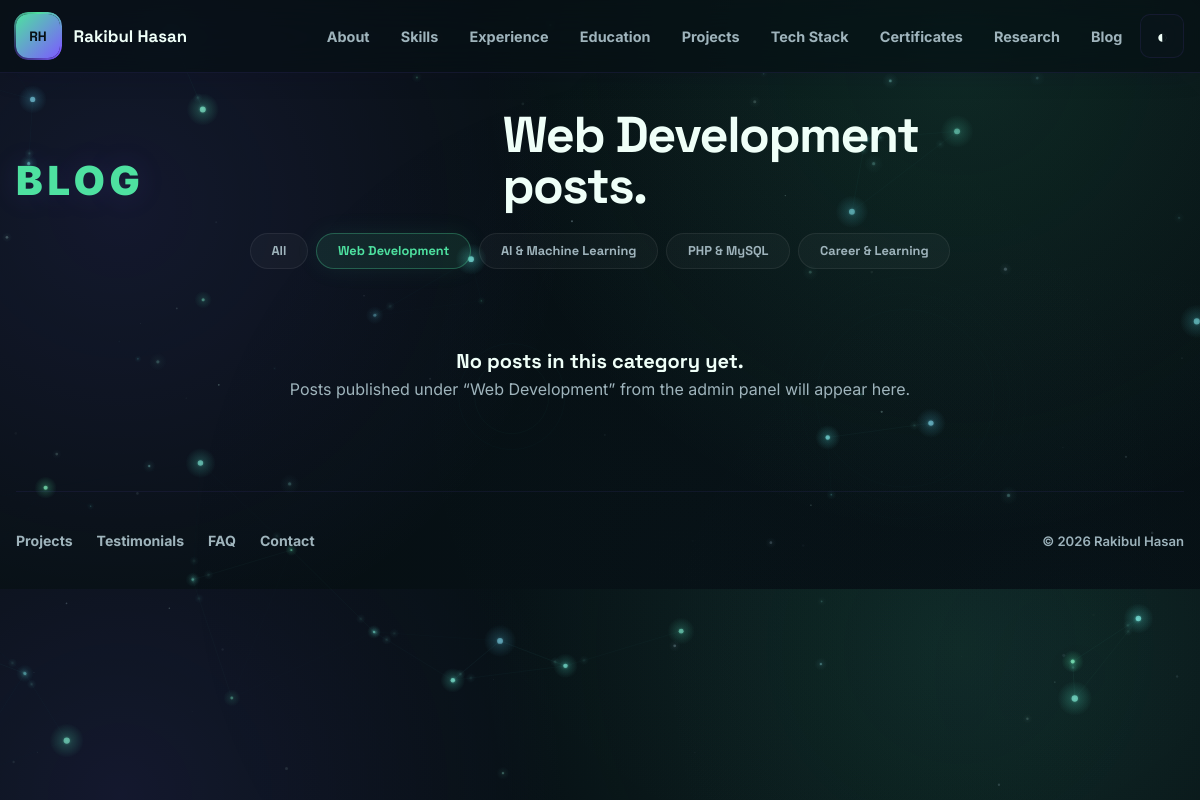
/blog?category=web-development, run on the app's committed database.
### tables this page shows
CREATE TABLE IF NOT EXISTS blog_categories (
  id BIGINT UNSIGNED AUTO_INCREMENT PRIMARY KEY,
  name VARCHAR(120) NOT NULL,
  slug VARCHAR(160) NOT NULL UNIQUE,
  display_order INT NOT NULL DEFAULT 0,
  is_visible TINYINT(1) NOT NULL DEFAULT 1,
  created_at TIMESTAMP DEFAULT CURRENT_TIMESTAMP,
  updated_at TIMESTAMP DEFAULT CURRENT_TIMESTAMP ON UPDATE CURRENT_TIMESTAMP,
  INDEX idx_blog_categories_order (display_order)
);

### app/Core/View.php (called while the page is built, shortened)
<?php
final class View
{
    public static function render(string $template, array $data = [], ?string $layout = null): string
    {
        $views = App::get('base_path') . '/app/Views/';
        $file = $views . $template . '.php';
        extract($data, EXTR_SKIP);
        require $file;
        return ob_get_clean();
    }
}

### app/helpers.php (called while the page is built, shortened)
<?php
function app(string $key): mixed
{
    return App::get($key);
}
function view(string $template, array $data = [], ?string $layout = 'layouts/public'): string
{
    return \App\Core\View::render($template, $data, $layout);
}
function e(mixed $value): string
{
    return htmlspecialchars((string) $value, ENT_QUOTES | ENT_SUBSTITUTE, 'UTF-8');
}
function url(string $path = ''): string
{
    $base = rtrim((string) (app('config')['app_url'] ?? ''), '/');
    return $base . '/' . ltrim($path, '/');
}
function setting(array $settings, string $key, mixed $default = ''): mixed
{
    return $settings[$key] ?? $default;
}

### app/Controllers/HomeController.php (called while the page is built, shortened)
<?php
final class HomeController
{
    public function blog(Request $request): string
    {
        $portfolioModel = new PortfolioModel();
        $categorySlug = trim((string) $request->input('category', ''));
        $category = ($categorySlug !== '') ? $portfolioModel->blogCategoryBySlug($categorySlug) : null;
        $data = $portfolioModel->siteData();
        $posts = $portfolioModel->blogPostsByCategory($categorySlug);
        $pageTitle = $category !== null ? 'Blog — ' . $category['name'] : 'Blog';
        $navSections = [
            'about' => 'About',
            'skills' => 'Skills',
            'experience' => 'Experience',
            'education' => 'Education',
            'portfolio' => 'Projects',
            'stack' => 'Tech Stack',
            'certificates' => 'Certificates',
            'research' => 'Research',
            'blog' => 'Blog',
            'testimonials' => 'Testimonials',
            'faq' => 'FAQ',
            'contact' => 'Contact',
        ];
        return view('public/blog', $data + [
            'title' => $pageTitle,
            'seo' => array_merge($data['seo'] ?? [], ['title' => $pageTitle]),
            'navSections' => $navSections,
            'posts' => $posts,
            'categories' => $portfolioModel->blogCategories(),
            'activeCategory' => $category,
            'categorySlug' => $categorySlug,
        ]);
    }
}

### app/Core/Router.php (called while the page is built, shortened)
<?php
final class Router
{
    private array $routes = [];
    private function add(string $method, string $path, array|callable $handler): void
    {
        $pattern = preg_replace('#\{([a-zA-Z_][a-zA-Z0-9_]*)\}#', '(?P<$1>[^/]+)', '/' . trim($path, '/'));
        $this->routes[] = [$method, '#^' . $pattern . '$#', $handler];
    }
    public function dispatch(Request $request): mixed
    {
        foreach ($this->routes as [$method, $pattern, $handler]) {
            if ($method !== $request->method() || !preg_match($pattern, $request->path(), $matches)) {
                continue;
            }
            $params = array_filter($matches, static fn ($key) => is_string($key), ARRAY_FILTER_USE_KEY);
            if (is_array($handler)) {
                [$class, $action] = $handler;
                return (new $class())->{$action}($request, ...array_values($params));
            }
            return $handler($request, ...array_values($params));
        }
        return view('public/404', ['title' => 'Page not found']);
    }
}

### app/Core/App.php (called while the page is built, shortened)
<?php
final class App
{
    private static array $container = [];
    public static function set(string $key, mixed $value): void
    {
        self::$container[$key] = $value;
    }
    public static function get(string $key): mixed
    {
        return self::$container[$key] ?? null;
    }
}

### app/Models/PortfolioModel.php (called while the page is built, shortened)
<?php
final class PortfolioModel extends BaseModel
{
    public function siteData(): array
    {
        $db = $this->db();
        $settingsRows = $db->select('SELECT setting_key, setting_value FROM settings WHERE is_public = 1');
        $settings = [];
        foreach ($settingsRows as $row) {
            $settings[$row['setting_key']] = $row['setting_value'];
        }
        $designations = array_values(array_filter(array_map('trim', array_column($db->select('SELECT title FROM hero_designations WHERE is_visible = 1 ORDER BY display_order ASC'), 'title'))));
        $profileImages = $db->select('SELECT * FROM profile_images WHERE is_visible = 1 ORDER BY display_order ASC');
        $projects = $db->select('SELECT * FROM projects ORDER BY is_featured DESC, display_order ASC');
        foreach ($projects as &$project) {
            $project['technologies'] = $db->select('SELECT technology FROM project_technologies WHERE project_id = ? ORDER BY id ASC', [$project['id']]);
        }
        return [
            'settings' => $settings,
            'seo' => $db->first('SELECT * FROM seo_meta WHERE page = ?', ['home']) ?? [],
            'hero' => $db->first('SELECT * FROM hero_content ORDER BY id ASC LIMIT 1') ?? [],
            'designations' => $designations,
            'profileImages' => $profileImages,
            'about' => $db->first('SELECT * FROM about_content ORDER BY id ASC LIMIT 1') ?? [],
            'skills' => $db->select('SELECT * FROM skills WHERE is_visible = 1 ORDER BY category ASC, display_order ASC'),
            'experience' => $db->select('SELECT * FROM experience ORDER BY display_order ASC'),
            'education' => $db->select('SELECT * FROM education ORDER BY display_order ASC'),
            'projects' => $projects,
            'techStack' => $db->select('SELECT * FROM tech_stack WHERE is_visible = 1 ORDER BY display_order ASC'),
            'certificates' => $db->select('SELECT * FROM certificates ORDER BY display_order ASC'),
            'research' => $db->select('SELECT * FROM research ORDER BY display_order ASC'),
            'testimonials' => $db->select('SELECT * FROM testimonials ORDER BY display_order ASC'),
            'faqs' => $db->select('SELECT * FROM faqs WHERE is_visible = 1 ORDER BY display_order ASC'),
            'socials' => $db->select('SELECT * FROM social_links WHERE is_visible = 1 ORDER BY display_order ASC'),
            'blogPosts' => $db->select("SELECT * FROM blog_posts WHERE status = 'published' ORDER BY COALESCE(published_at, created_at) DESC LIMIT 3"),
            'blogCategories' => $db->select('SELECT * FROM blog_categories WHERE is_visible = 1 ORDER BY display_order ASC, name ASC'),
        ];
    }
    public function blogCategories(): array
    {
        return $this->db()->select('SELECT * FROM blog_categories WHERE is_visible = 1 ORDER BY display_order ASC, name ASC');
    }
    public function blogCategoryBySlug(string $slug): ?array
    {
        return $this->db()->first('SELECT * FROM blog_categories WHERE slug = ? AND is_visible = 1', [$slug]);
    }
    public function blogPostsByCategory(?string $categorySlug = null): array
    {
        $base = "SELECT bp.*, bc.name AS category_name, bc.slug AS category_slug
                 FROM blog_posts bp
                 LEFT JOIN blog_categories bc ON bc.id = bp.category_id
                 WHERE bp.status = 'published'";
        $params = [];
        if ($categorySlug !== null && $categorySlug !== '') {
            $base .= ' AND bc.slug = ?';
            $params[] = $categorySlug;
        }
        $base .= ' ORDER BY COALESCE(bp.published_at, bp.created_at) DESC';
        return $this->db()->select($base, $params);
    }
}

### app/Models/BaseModel.php (called while the page is built, shortened)
<?php
class BaseModel
{
    protected function db(): \App\Core\Database
    {
        return App::get('db');
    }
}

### app/Core/Database.php (called while the page is built, shortened)
<?php
final class Database
{
    private ?PDO $pdo = null;
    public function pdo(): PDO
    {
        if ($this->pdo instanceof PDO) {
            return $this->pdo;
        }
        $dsn = sprintf(
            'mysql:host=%s;port=%s;dbname=%s;charset=%s',
            $this->config['host'],
            $this->config['port'],
            $this->config['name'],
            $this->config['charset']
        );
        try {
            $this->pdo = new PDO($dsn, $this->config['user'], $this->config['pass'], [
                PDO::ATTR_ERRMODE => PDO::ERRMODE_EXCEPTION,
                PDO::ATTR_DEFAULT_FETCH_MODE => PDO::FETCH_ASSOC,
                PDO::ATTR_EMULATE_PREPARES => false,
            ]);
        } catch (PDOException $exception) {
            throw new RuntimeException('Database connection failed. Check .env credentials and import database/migrations.sql.', 0, $exception);
        }
        return $this->pdo;
    }
    public function select(string $sql, array $params = []): array
    {
        $statement = $this->pdo()->prepare($sql);
        $statement->execute($params);
        return $statement->fetchAll();
    }
    public function first(string $sql, array $params = []): ?array
    {
        $rows = $this->select($sql, $params);
        return $rows[0] ?? null;
    }
}

### app/Core/Request.php (called while the page is built, shortened)
<?php
final class Request
{
    public function method(): string
    {
        return strtoupper($_SERVER['REQUEST_METHOD'] ?? 'GET');
    }
    public function path(): string
    {
        $path = parse_url($_SERVER['REQUEST_URI'] ?? '/', PHP_URL_PATH) ?: '/';
        return '/' . trim($path, '/');
    }
    public function input(string $key, mixed $default = null): mixed
    {
        return $_POST[$key] ?? $_GET[$key] ?? $default;
    }
}

### app/Views/public/blog.php (the view, shortened to what this page needs)
<?php
$activeCategory = $activeCategory ?? null;
$activeSlug = ($activeCategory['slug'] ?? '') !== '' ? $activeCategory['slug'] : trim((string) ($categorySlug ?? ''));
?>
<header class="site-header" data-header>
  <nav class="nav-shell" aria-label="Primary navigation">
    <a class="brand" href="<?= e(url('/')) ?>" aria-label="Rakibul Hasan home"><span><?= e(setting($settings, 'logo_text', 'RH')) ?></span><?= e(setting($settings, 'site_name', 'Rakibul Hasan')) ?></a>
    <div class="nav-links" data-nav-menu>
      <?php foreach (($navSections ?? []) as $id => $label): ?>
        <?php if (in_array($id, ['testimonials', 'faq', 'contact'], true)) { continue; } ?>
        <a href="<?= $id === 'blog' ? e(url('/blog')) : e(url('/#' . $id)) ?>"><?= e($label) ?></a>
      <?php endforeach; ?>
      <button class="icon-button" type="button" data-theme-toggle aria-label="Toggle dark mode">◐</button>
    </div>
  </nav>
</header>
<main id="main">
  <section class="section-band blog-band reveal">
    <div class="section-head">
      <p class="eyebrow">Blog</p>
      <h2><?= $activeCategory ? e($activeCategory['name'] . ' posts.') : 'All blog posts.' ?></h2>
    </div>
    <div class="blog-categories" aria-label="Blog categories">
      <a class="stack-tab<?= $activeSlug === '' ? ' active' : '' ?>" href="<?= e(url('/blog')) ?>">All</a>
      <?php foreach ($categories as $category): ?>
        <a class="stack-tab<?= $activeSlug === $category['slug'] ? ' active' : '' ?>" href="<?= e(url('/blog?category=' . rawurlencode($category['slug']))) ?>"><?= e($category['name']) ?></a>
      <?php endforeach; ?>
    </div>
    <?php if ($posts): ?>
      <div class="content-grid">
        <?php foreach ($posts as $post): ?>
          <article class="content-card reveal-child">
            <a class="content-card__link" href="<?= e(url('/blog/' . rawurlencode($post['slug']))) ?>">
              <?php if (!empty($post['featured_image'])): ?><img src="<?= e(storage_url($post['featured_image'])) ?>" alt="<?= e($post['title']) ?>" loading="lazy"><?php endif; ?>
              <h3><?= e($post['title']) ?></h3>
              <?php if (!empty($post['excerpt'])): ?><p><?= e($post['excerpt']) ?></p><?php endif; ?>
              <?php if (!empty($post['published_at'])): ?><small><?= e(date('M d, Y', strtotime($post['published_at']))) ?></small><?php endif; ?>
            </a>
          </article>
        <?php endforeach; ?>
      </div>
    <?php else: ?>
      <div class="blog-empty">
        <strong><?= $activeCategory ? 'No posts in this category yet.' : 'No blog posts yet.' ?></strong>
        <span><?= $activeCategory ? 'Posts published under &ldquo;' . e($activeCategory['name']) . '&rdquo; from the admin panel will appear here.' : 'Check back soon, or browse the categories above.' ?></span>
      </div>
    <?php endif; ?>
  </section>
</main>
<footer class="site-footer">
  <div class="footer-links">
    <a href="<?= e(url('/#portfolio')) ?>">Projects</a>
    <a href="<?= e(url('/#testimonials')) ?>">Testimonials</a>
    <a href="<?= e(url('/#faq')) ?>">FAQ</a>
    <a href="<?= e(url('/#contact')) ?>">Contact</a>
  </div>
  <span>© <?= date('Y') ?> <?= e(setting($settings, 'site_name', 'Rakibul Hasan')) ?></span>
</footer>

### data on the page
blog_categories: name "Web Development posts.", name "Web Development"
blog_categories: name "AI & Machine Learning"
blog_categories: name "PHP & MySQL"
blog_categories: name "Career & Learning"

### other printed values
setting($settings, 'logo_text', 'RH') "RH"
setting($settings, 'site_name', 'Rakibul Hasan') "Rakibul Hasan"
$label "About"
$label "Skills"
$label "Experience"
$label "Education"
$label "Projects"
$label "Tech Stack"
$label "Certificates"
$label "Research"
$label "Blog"
